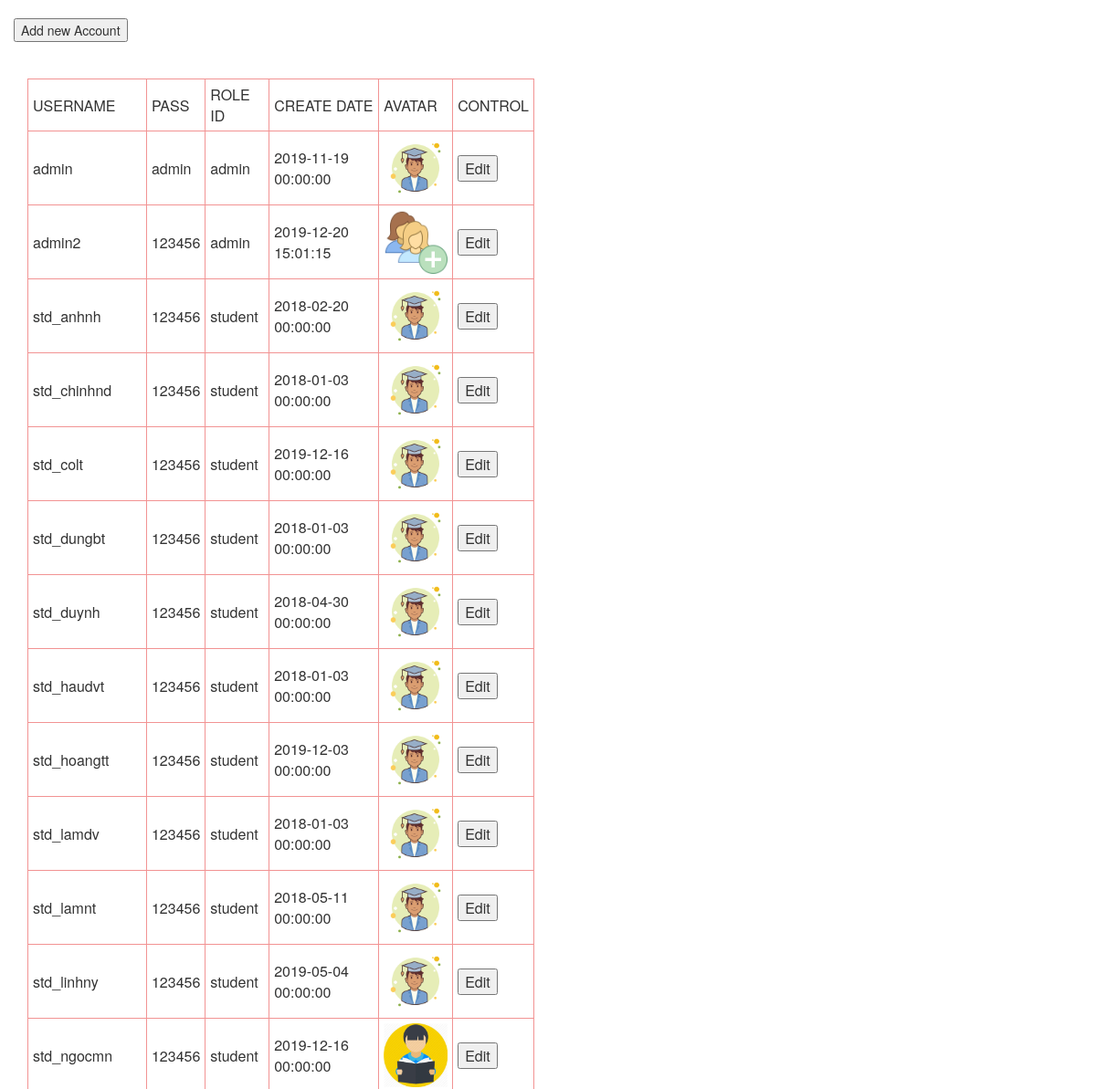
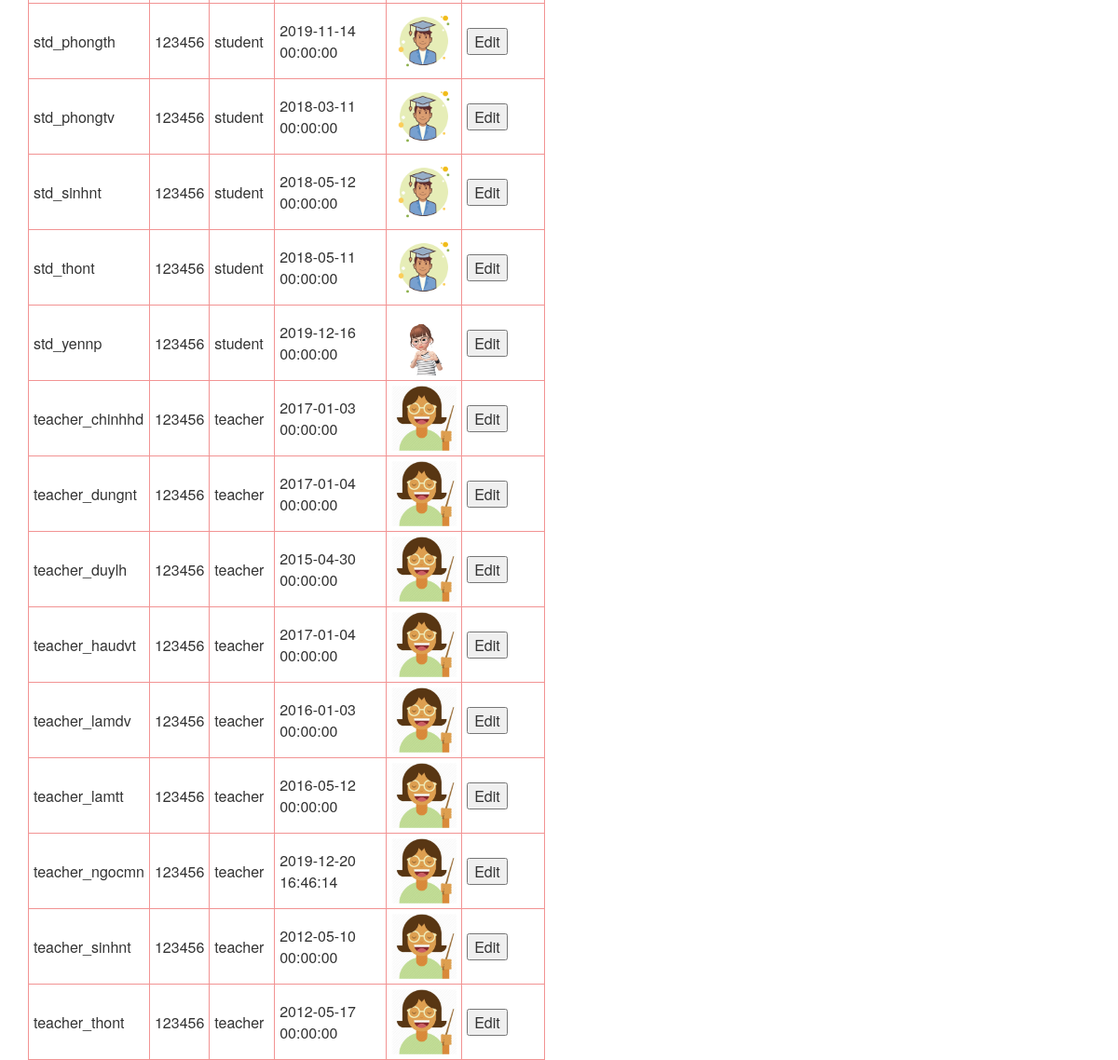
The page /admin/modules/course/formAddAccount.php on the database its author committed (2 pictures, top to bottom).
### tables this page shows
CREATE TABLE `account` (
  `username` char(20) NOT NULL,
  `PASS` varchar(20) DEFAULT NULL,
  `role_id` char(20) DEFAULT NULL,
  `create_date` datetime DEFAULT NULL,
  `AVATAR` varchar(100) DEFAULT NULL
);

### admin/modules/course/formAddAccount.php (the view, shortened to what this page needs)
<link rel="stylesheet" href="//netdna.bootstrapcdn.com/bootstrap/3.1.1/css/bootstrap.min.css">
<?php
    include('../connect.php');
    $sql2 = 'SELECT * FROM `account` WHERE 1';
    $result2 = $conn->query($sql2);
?>
<div class='container'>
    <div class= row>
        <br>
        <button name='btnAddAccount' onclick = 'addAccount()'>Add new Account</button>
    </div>
    <div class = row>
        <div class='col-md-6 account-info' id='account-info'>
             <br><br>
               <table>
                <tr>
                    <td>USERNAME</td>
                    <td>PASS</td>
                    <td>ROLE ID</td>
                    <td>CREATE DATE</td>
                    <td>AVATAR</td>
                    <td>CONTROL</td>
                </tr>
        <?php
        while ($row2 = $result2->fetch_assoc())
        {
            ?>
        <tr>
            <td><?php echo $row2['username'] ?></td>
            <td><?php echo $row2['PASS'] ?></td>
            <td><?php echo $row2['role_id'] ?></td>
            <td><?php echo $row2['create_date'] ?></td>
            <td><img src="../../modules/uploads/<?php echo $row2['AVATAR']?>" alt="avatar" width=70px, height=70px></td>
            <td>
                 <button  name='btnEditStudent'>Edit</button>
            </td>
        </tr>
        <?php
        } ?>
             </table>
        </div>
    <div class = col-md-1>
    </div>
    <div class = col-md-5>
        <br>
    </div>
</div>
</div>

### admin/modules/course/formAddAccount.php (style rules this page uses)
td { border: 1px solid #f29393; padding: 5px; max-width: max-content; }

### rows shown on the page
account: username "admin", PASS "admin", role "admin", create_date "2019-11-19 00:00:00", AVATAR (picture)
account: username "admin2", PASS "123456", role "admin", create_date "2019-12-20 15:01:15", AVATAR (picture)
account: username "std_anhnh", PASS "123456", role "student", create_date "2018-02-20 00:00:00", AVATAR (picture)
account: username "std_chinhnd", PASS "123456", role "student", create_date "2018-01-03 00:00:00", AVATAR (picture)
account: username "std_colt", PASS "123456", role "student", create_date "2019-12-16 00:00:00", AVATAR (picture)
account: username "std_dungbt", PASS "123456", role "student", create_date "2018-01-03 00:00:00", AVATAR (picture)
account: username "std_duynh", PASS "123456", role "student", create_date "2018-04-30 00:00:00", AVATAR (picture)
account: username "std_haudvt", PASS "123456", role "student", create_date "2018-01-03 00:00:00", AVATAR (picture)
account: username "std_hoangtt", PASS "123456", role "student", create_date "2019-12-03 00:00:00", AVATAR (picture)
account: username "std_lamdv", PASS "123456", role "student", create_date "2018-01-03 00:00:00", AVATAR (picture)
account: username "std_lamnt", PASS "123456", role "student", create_date "2018-05-11 00:00:00", AVATAR (picture)
account: username "std_linhny", PASS "123456", role "student", create_date "2019-05-04 00:00:00", AVATAR (picture)
account: username "std_ngocmn", PASS "123456", role "student", create_date "2019-12-16 00:00:00", AVATAR (picture)
account: username "std_phongth", PASS "123456", role "student", create_date "2019-11-14 00:00:00", AVATAR (picture)
account: username "std_phongtv", PASS "123456", role "student", create_date "2018-03-11 00:00:00", AVATAR (picture)
account: username "std_sinhnt", PASS "123456", role "student", create_date "2018-05-12 00:00:00", AVATAR (picture)
account: username "std_thont", PASS "123456", role "student", create_date "2018-05-11 00:00:00", AVATAR (picture)
account: username "std_yennp", PASS "123456", role "student", create_date "2019-12-16 00:00:00", AVATAR (picture)
account: username "teacher_chinhhd", PASS "123456", role "teacher", create_date "2017-01-03 00:00:00", AVATAR (picture)
account: username "teacher_dungnt", PASS "123456", role "teacher", create_date "2017-01-04 00:00:00", AVATAR (picture)
account: username "teacher_duylh", PASS "123456", role "teacher", create_date "2015-04-30 00:00:00", AVATAR (picture)
account: username "teacher_haudvt", PASS "123456", role "teacher", create_date "2017-01-04 00:00:00", AVATAR (picture)
account: username "teacher_lamdv", PASS "123456", role "teacher", create_date "2016-01-03 00:00:00", AVATAR (picture)
account: username "teacher_lamtt", PASS "123456", role "teacher", create_date "2016-05-12 00:00:00", AVATAR (picture)
account: username "teacher_ngocmn", PASS "123456", role "teacher", create_date "2019-12-20 16:46:14", AVATAR (picture)
account: username "teacher_sinhnt", PASS "123456", role "teacher", create_date "2012-05-10 00:00:00", AVATAR (picture)
account: username "teacher_thont", PASS "123456", role "teacher", create_date "2012-05-17 00:00:00", AVATAR (picture)
